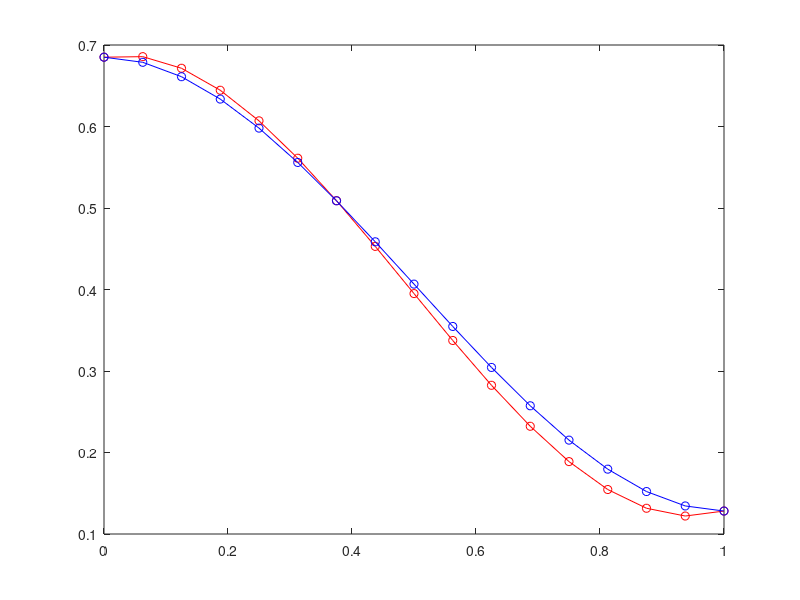

The MATLAB source for this figure:
%The following code shows how a 1D Hermite interpolant can be modified 
% to attain monotonicity


x0 = 0;
x1 = rand();
h = x1 - x0;

N = 16;
x = linspace(x0, x1, N+1);
x = x./h;

f0 = rand();
f1 = rand();
fx0 = rand();
fx1 = rand();

Hf = @(x) (1 - 3.*x.^2 + 2.*x.^3);
Hg = @(x) x.*(1 - x).^2;

y = f0.*Hf(x) + f1.*Hf(1 - x) + h*(fx0.*Hg(x) - fx1.*Hg(1 - x));
overshoot1 = sum(y>max([f0, f1])) + sum(y<min([f0, f1]))

%Modification
delta = (f1 - f0);

if( delta >= 0)

	if(fx0 < 0)
		fx0 = 0;
	end;
	if(fx0 > 3*delta/h)
		fx0 = 2.9*delta/h;
	end;
	
	if(fx1 < 0)
		fx1 = 0;
	end;
	if(fx1 > 3*delta/h)
		fx1 = 2.9*delta/h;
	end;
	
end;

if( delta < 0)

	if(fx0 > 0)
		fx0 = 0;
	end;
	if(fx0 < 3*delta/h)
		fx0 = 2.99*delta/h;
	end;
	
	if(fx1 > 0)
		fx1 = 0;
	end;
	if(fx1 < 3*delta/h)
		fx1 = 2.99*delta/h;
	end;

end;

y2 = f0.*Hf(x) + f1.*Hf(1 - x) + h*(fx0.*Hg(x) - fx1.*Hg(1 - x));
overshoot2 = sum(y2>max([f0, f1])) + sum(y2<min([f0, f1]))


plot(x, y, '-or', x, y2, '-ob');






